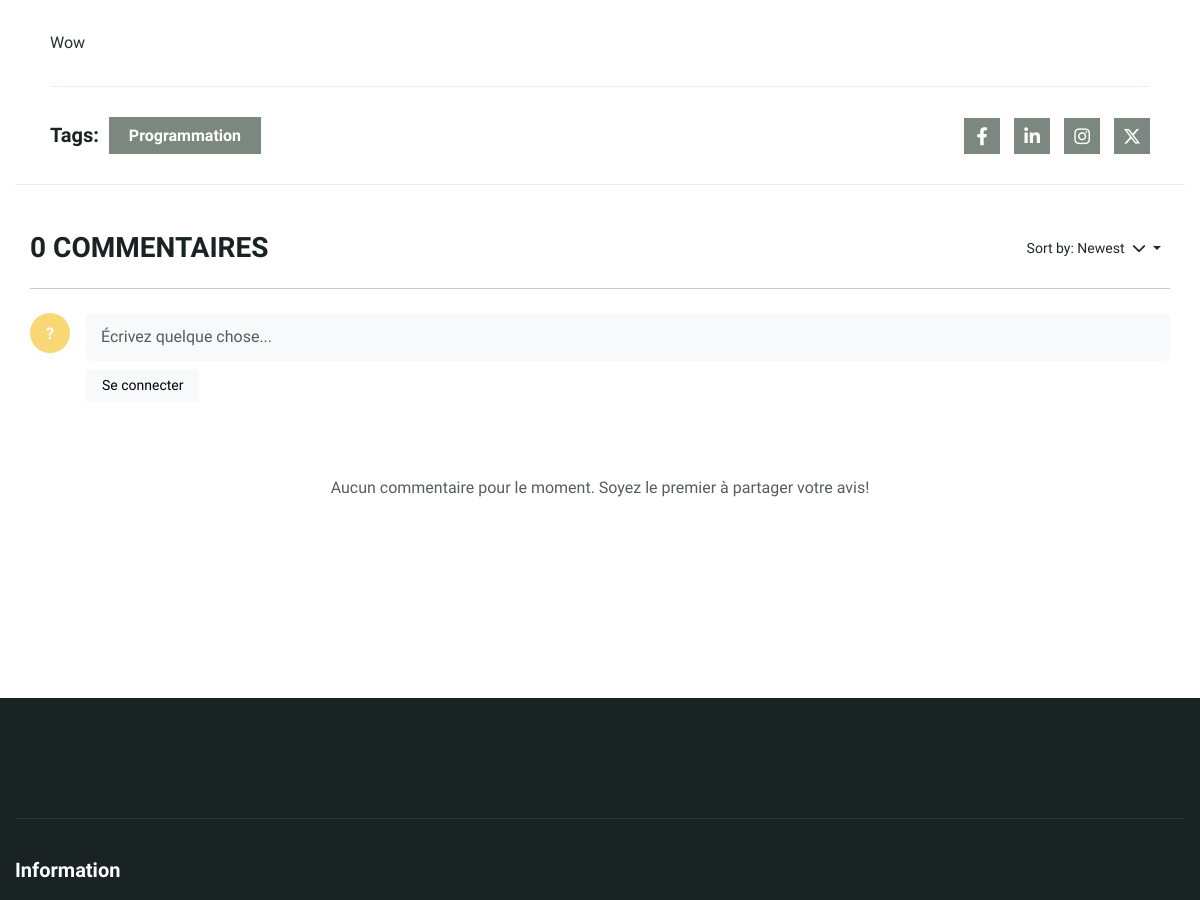
The app's page /blog/fond-decran2025 (middle part), older data.
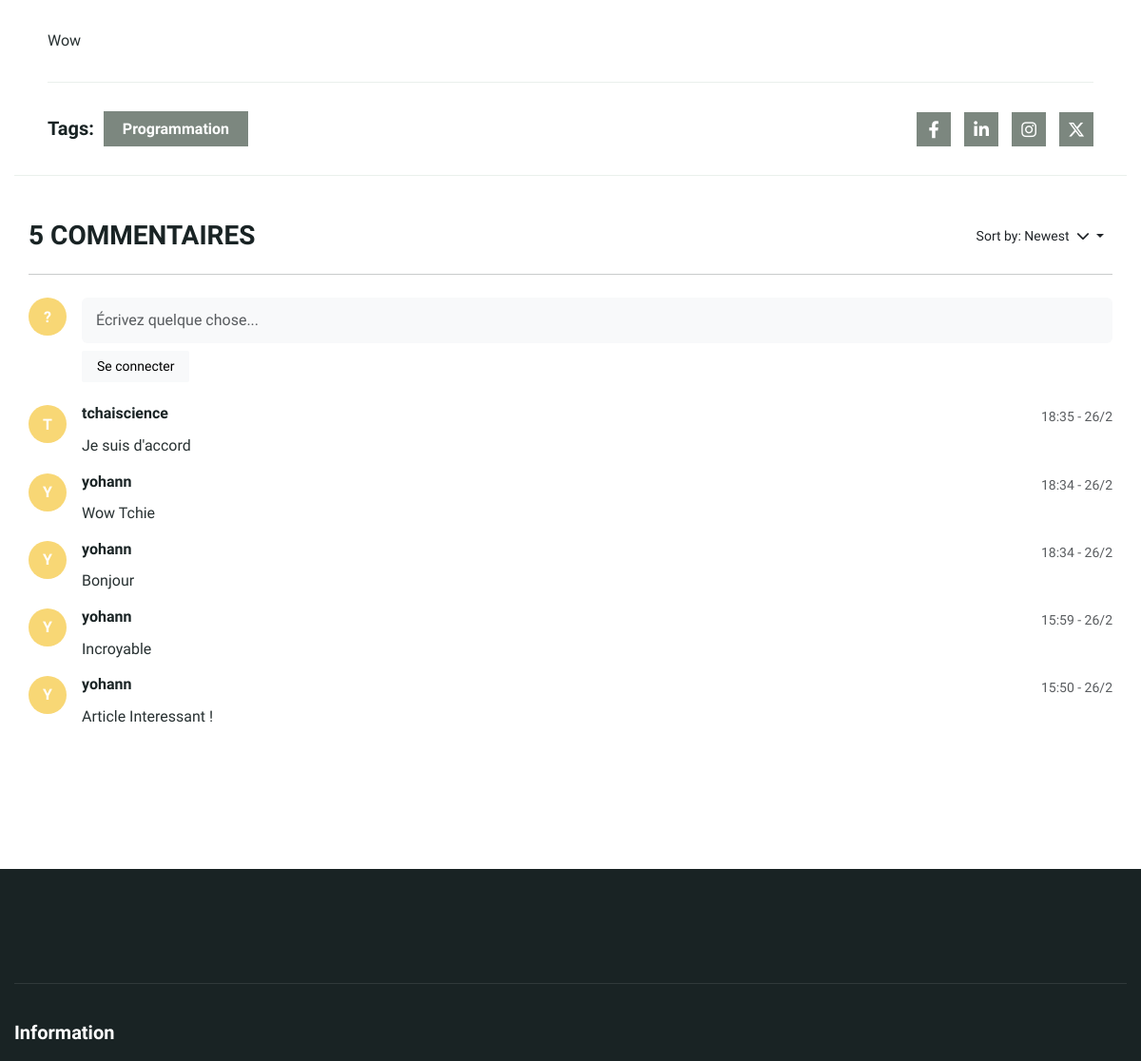
The same page, newer data.
### blog/models.py (models this page shows, shortened)
class Tag(models.Model):
    class Meta:
        verbose_name = "Tag"
        verbose_name_plural = "Tags"
    nom = models.CharField(verbose_name="Nom", max_length=255)
    statut = models.BooleanField(default=True)
    created_at = models.DateTimeField(auto_now_add=True)
    last_updated_at = models.DateTimeField(auto_now=True)

class Article(models.Model):
    class Meta:
        verbose_name = "Article"
        verbose_name_plural = "Articles"
    titre = models.CharField(max_length=256)
    couverture = models.ImageField(upload_to="articles")
    resume = models.TextField()
    contenu = CKEditor5Field('Text', config_name='extends')
    auteur_id = models.ForeignKey(User, on_delete=models.SET_NULL, null=True, related_name="auteur_article_ids")
    categorie_id = models.ForeignKey('blog.Categorie', on_delete=models.SET_NULL, null=True, related_name="categorie_article_ids", verbose_name="Catégorie")
    tag_ids = models.ManyToManyField('blog.Tag', related_name="tag_article_ids", verbose_name="Tags")
    est_publie = models.BooleanField(default=False)
    date_de_publication = models.DateField(auto_now_add=True)
    statut = models.BooleanField(default=True)
    created_at = models.DateTimeField(auto_now_add=True)
    last_updated_at = models.DateTimeField(auto_now=True)
    slug = models.SlugField(default="", null=True, blank=True)

class Commentaire(models.Model):
    class Meta:
        verbose_name = "Commentaire"
        verbose_name_plural = "Commentaires"
        ordering = ['-created_at']  # Sort by newest first by default
    auteur_id = models.ForeignKey(User, on_delete=models.SET_NULL, null=True, related_name="auteur_commentaire_ids")
    article_id = models.ForeignKey('blog.Article', on_delete=models.CASCADE, related_name="article_commentaire_ids")
    contenu = models.TextField(blank=True, null=True)  # Changed to make it optional in admin
    statut = models.BooleanField(default=True)
    created_at = models.DateTimeField(auto_now_add=True)
    last_updated_at = models.DateTimeField(auto_now=True)

### blog/views.py (the view, shortened to what this page needs)
# urls.py: path("blog/<slug:slug>", views.blog_details, name="blog-details"),
def blog_details(request, slug):
    article = get_object_or_404(Article, slug=slug)
    return render(request, 'blog-single.html', {'article': article})

### blog/templates/blog-single.html (shortened to what the changed rows need)
{% extends 'base/base.html' %}
{% load static %}
{% block content %}
<div class="page-single-post">
    <div class="container">
        <div class="row">
            <div class="col-lg-12">
                <div class="post-content">
                    <div class="post-entry">
                        {{ article.contenu|safe }}
                    </div>
                    <div class="post-tag-links">
                        <div class="row align-items-center">
                            <div class="col-lg-8">
                                <div class="post-tags wow fadeInUp" data-wow-delay="0.5s">
                                    <span class="tag-links">
                                        Tags:
                                        {% for tag in article.tag_ids.all %}
                                        <a href="#">{{ tag.nom }}</a>
                                        {% endfor %}
                                    </span>
                                </div>
                            </div>
                        </div>
                    </div>
                </div>
                <div class="comments-container container mt-5 mb-5">
                    <div class="comments-header d-flex justify-content-between align-items-center mb-4">
                        <h3 class="fw-bold"> {{ article.article_commentaire_ids.count }} COMMENTAIRES</h3>
                        <div class="dropdown">
                            <button class="btn btn-sm dropdown-toggle" type="button" data-bs-toggle="dropdown"
                                aria-expanded="false">
                            </button>
                        </div>
                    </div>
                    <div id="comments-list" class="comments-list">
                        {% for commentaire in article.article_commentaire_ids.all %}
                        <div class="comment-item mb-3">
                            <div class="d-flex">
                                <div class="user-avatar me-3">
                                    <div class="avatar-placeholder rounded-circle d-flex justify-content-center align-items-center"
                                        style="width: 40px; height: 40px; background-color: #f8d775; color: #fff; font-weight: bold;">
                                        {{ commentaire.auteur_id.username|first|upper }}
                                    </div>
                                </div>
                                <div class="comment-content flex-grow-1">
                                    <div class="comment-header d-flex justify-content-between">
                                        <h6 class="mb-0">{{ commentaire.auteur_id.username }}</h6>
                                        <small class="text-muted">{{ commentaire.created_at|date:"H:i - j/n" }}</small>
                                    </div>
                                    <div class="comment-text mt-1">
                                        {{ commentaire.contenu }}
                                    </div>
                                </div>
                            </div>
                        </div>
                        {% empty %}
                        <div class="no-comments text-center py-5">
                            <p class="mb-0 text-muted">Aucun commentaire pour le moment. Soyez le premier à partager
                                votre avis!</p>
                        </div>
                        {% endfor %}
                    </div>
                </div>
            </div>
        </div>
    </div>
</div>
{% endblock content %}

Row changes from the older to the newer data that the page shows:
computed for Article "Wow": article_commentaire_ids.count "0" → "5"
added Commentaire: auteur_id.username|first "T", auteur_id.username "tchaiscience", created_at "18:35 - 26/2", contenu "Je suis d'accord"
added Commentaire: auteur_id.username|first "Y", auteur_id.username "yohann", created_at "18:34 - 26/2", contenu "Wow Tchie"
added Commentaire: auteur_id.username|first "Y", auteur_id.username "yohann", created_at "18:34 - 26/2", contenu "Bonjour"
added Commentaire: auteur_id.username|first "Y", auteur_id.username "yohann", created_at "15:59 - 26/2", contenu "Incroyable"
added Commentaire: auteur_id.username|first "Y", auteur_id.username "yohann", created_at "15:50 - 26/2", contenu "Article Interessant !"
Text that changed along with them:
text no longer shown: "Aucun commentaire pour le moment. Soyez le premier à partager votre avis!"
